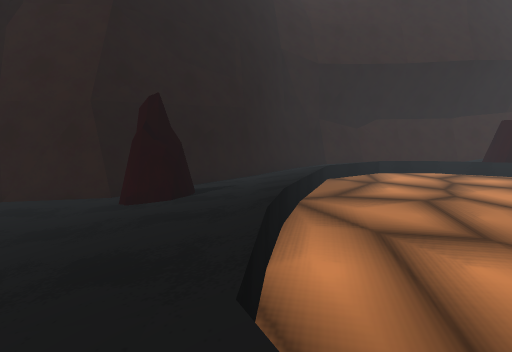
[1] (above)

21 first-person views from a walk through a Unity game level. The camera is 1.3 m above the floor, tilts 8° down and sees 80° across. The floor is counted in squares, 1 m on a side. Each view is taken from the middle of a square. On the plan, view 1 faces up. The plan holds only what a view shows up to about 14 squares ahead; the rest is blank. The place goes on beyond the plan. The player is left out. Some animated figures are left out.

[2]
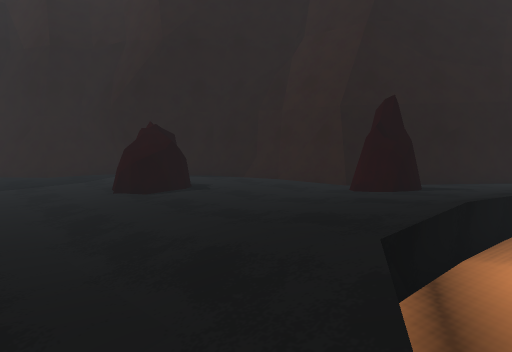

[3]
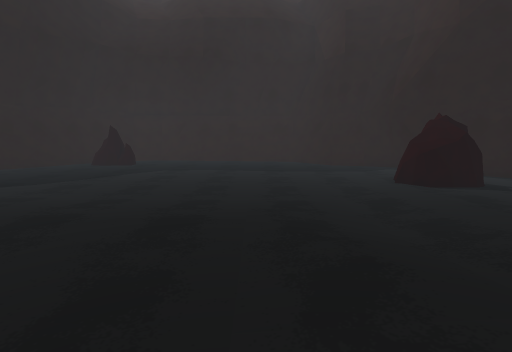

[4]
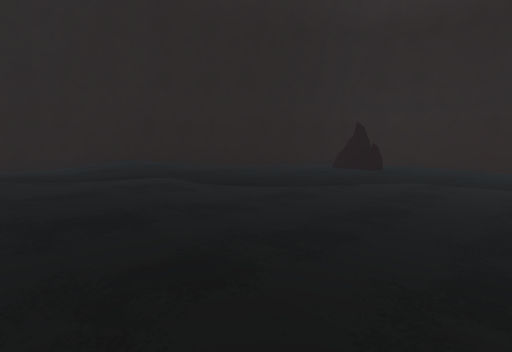

[5]
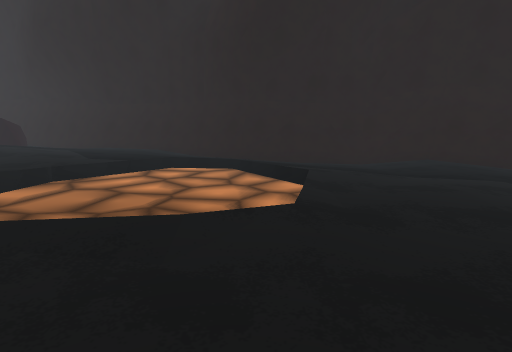

[6]
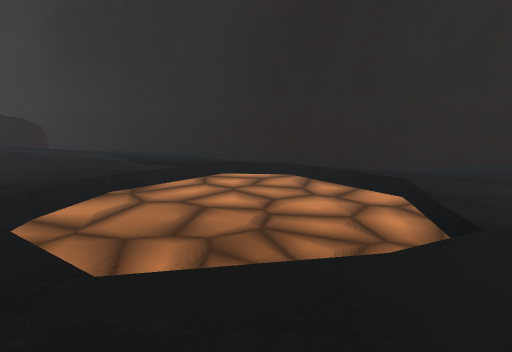

[7]
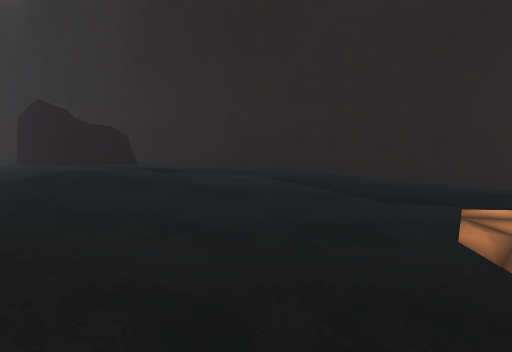

[8]
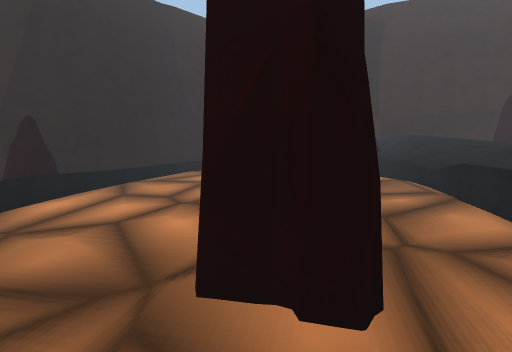

[9]
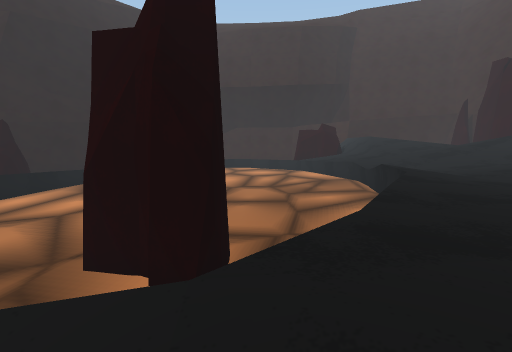

[10]
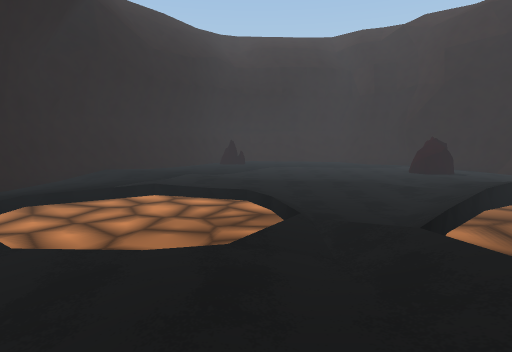

[11]
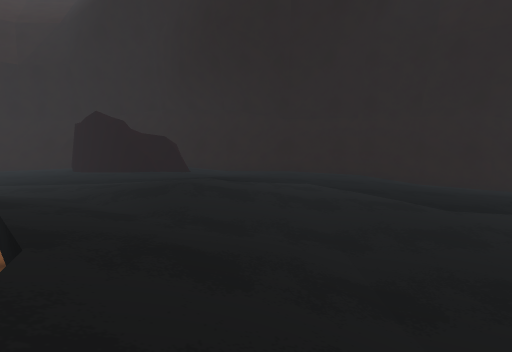

[12]
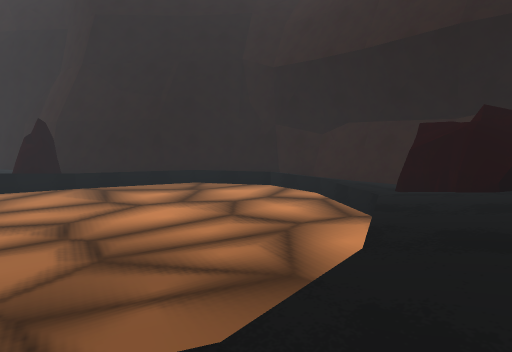

[13]
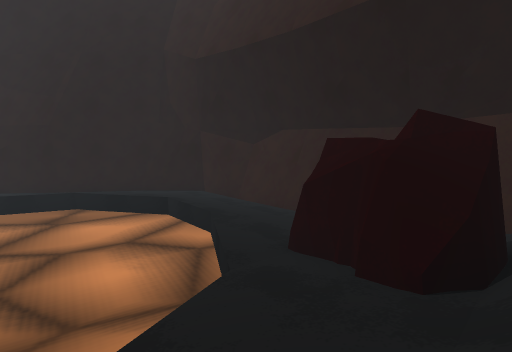

[14]
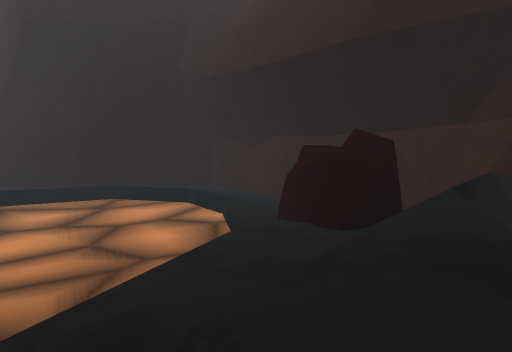

[15]
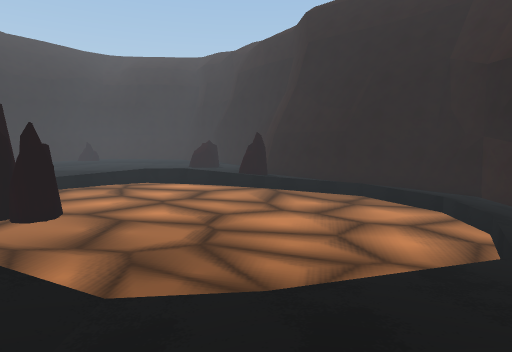

[16]
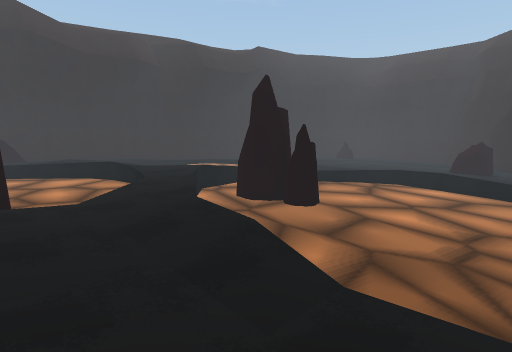

[17]
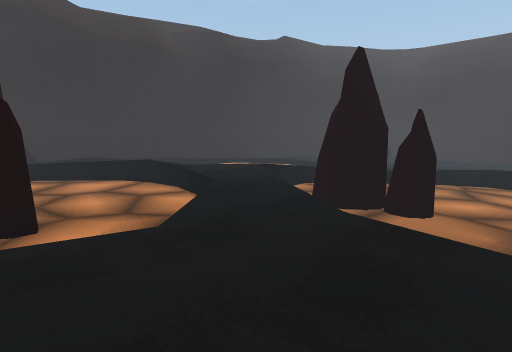

[18]
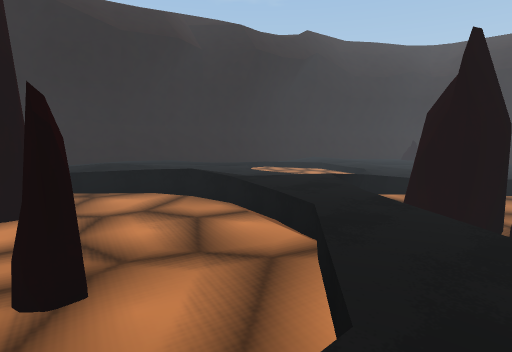

[19]
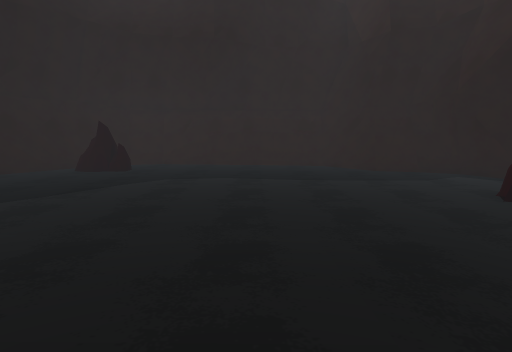

[20]
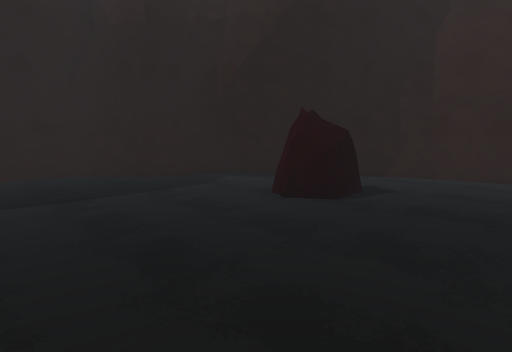

[21]
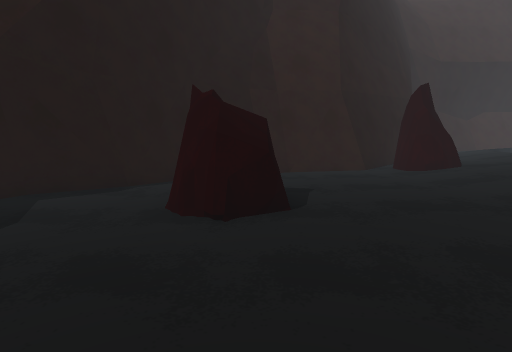

### Floor plan
Key: @ floor where view 1 was taken; # wall or solid block; . main floor; : floor 0.25 m higher than the main floor; + floor 0.5 m higher than the main floor; * floor 0.75 m higher than the main floor; % floor 1 m higher than the main floor; & floor 1.25 m higher than the main floor; / step, stairs or slope; = window, fence, low wall or low ledge; ≈ liquid the walk keeps out of; ^ raised ledge.
Columns run from 17 left of view 1 to 17 right of it. Each row starts with its distance up from view 1.
 18                     ##############
 17                    ##.....::   /=≈
 16                   ##.:::::/::   /≈
 15                  ##/:::≈≈≈++:###/≈
 14                  #/ :+≈≈≈≈≈≈+##^/≈
 13                 ##//≈≈≈≈≈≈≈≈≈////≈
 12                ##./:≈≈≈≈≈≈≈≈≈≈*///≈
 11               ##.:/+≈≈≈≈≈≈≈≈≈≈*///≈
 10              ##..::≈≈≈≈≈≈≈≈≈≈≈≈%///
  9           ######::+≈≈≈≈≈≈≈≈≈≈≈≈%///
  8        ####...##:/≈≈≈≈≈≈≈≈≈≈≈≈≈////
  7       ###.....##:/≈≈≈≈≈≈≈≈≈≈≈≈≈*///
  6      ##.......::+/≈≈≈≈≈≈≈≈≈≈≈≈≈**//
  5     ##..##..../++/≈≈≈≈≈≈≈≈≈≈≈≈≈%*//
  4    ##...##...://+≈≈≈≈≈≈≈≈≈≈≈≈≈≈/*/%
  3   ##....##...::/+≈≈≈≈≈≈≈≈≈≈≈≈≈≈%%/&
  2   ##........:::/+≈≈≈≈≈≈≈≈≈≈≈≈≈≈%%&&
  1 ###...........////≈≈≈≈≈≈##≈≈≈≈&%%&&
  0 ##.............//@≈≈≈≈≈≈##≈≈≈&&&≈≈≈
 -1 #=............::://≈≈≈≈≈##≈≈≈&&≈≈≈
 -2 #=...........::...//≈≈≈≈≈*≈≈&&≈≈≈≈≈
 -3 #=...........::...://≈≈ ≈ ≈&&≈≈≈≈≈≈
 -4 #=...........::...:::/≈≈≈≈&&&≈≈≈≈≈≈
 -5 #=...........:::.:::////////&≈≈≈≈≈≈
 -6 #=...........:::::/≈≈/++////&≈≈≈≈≈≈
 -7 #=...........:::/≈≈≈≈≈≈++* //≈≈≈≈≈
 -8 ##.==.......:::::≈≈≈≈≈≈+*+///≈≈≈≈&
 -9  #.##.......::::≈≈≈≈≈≈≈+++////≈≈≈#
-10  ##=.......:::::≈≈≈≈≈≈≈+++/////≈≈
-11   ###....::::::+≈≈≈≈≈≈≈+++//////≈
-12    ###...:::::::/≈≈≈≈≈/+++///////
-13      ##..:::::::+≈≈≈≈≈++**/////*//
-14       ###::::::::+≈≈≈+++***/%%%/**/
-15        ###::..::::++++++****%%%****
-16          ###....::::+++++***%%****+
-17           ######.::::++++****  **++
-18              #######::++++*******++
-19                   ####++++++++***++
-20                     #####+++++=####
-21                        ####  ++####

Positions as (right, up) in squares from view 1, and headings:
1: (0, 0), facing up
2: (1, -1), facing up-left
3: (1, -2), facing left
4: (-2, -3), facing down-left
5: (0, -3), facing down
6: (2, -4), facing down
7: (8, -7), facing down
8: (7, -5), facing up
9: (9, -6), facing up
10: (10, -7), facing left
11: (10, -6), facing down
12: (15, 5), facing up-left
13: (15, 10), facing up-left
14: (17, 8), facing up-left
15: (17, 8), facing left
16: (17, 8), facing down-left
17: (17, 4), facing down-left
18: (17, 1), facing down-left
19: (-2, -3), facing left
20: (-4, -3), facing up-left
21: (-8, -2), facing up
